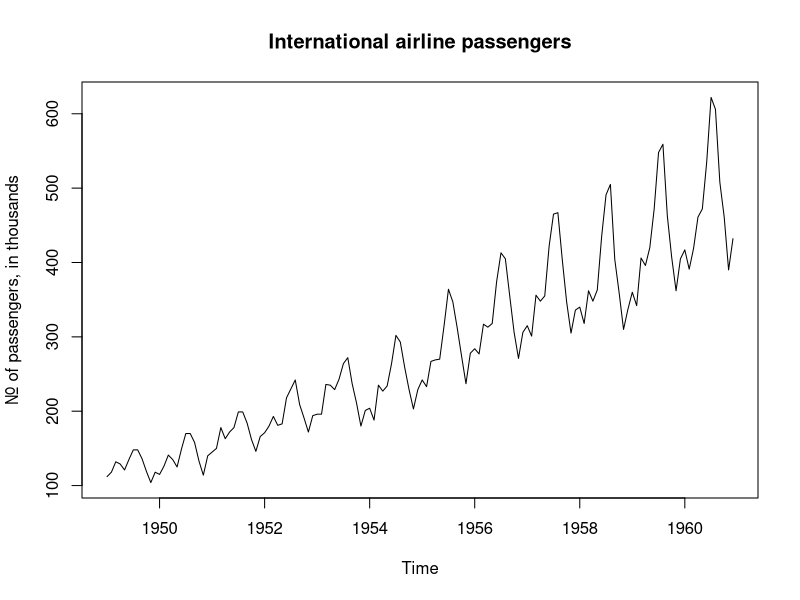
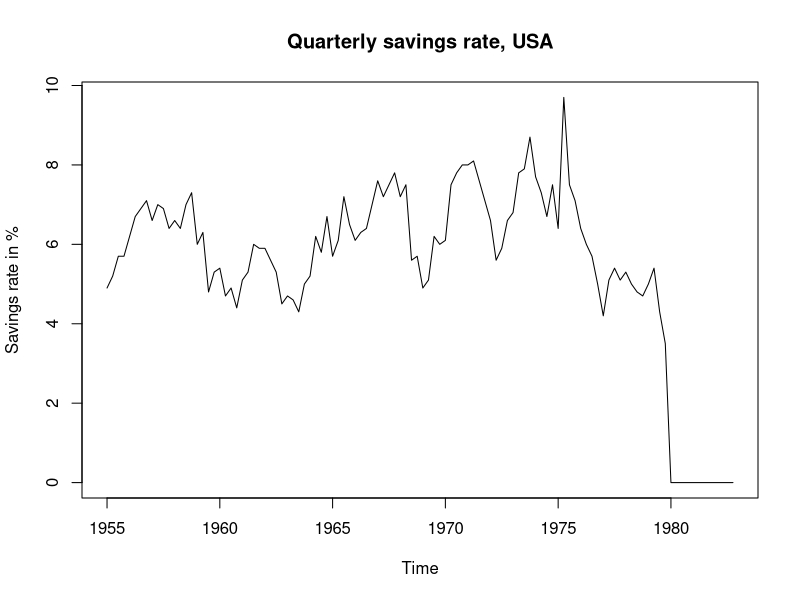
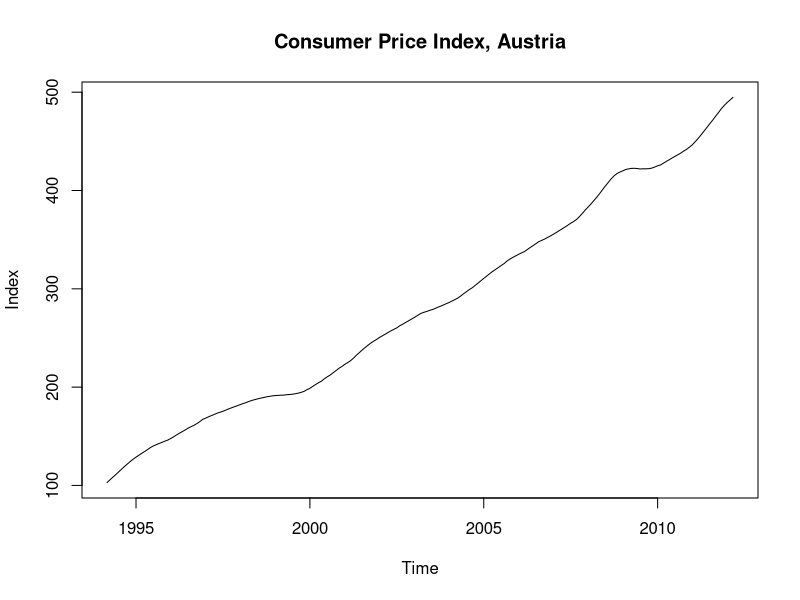
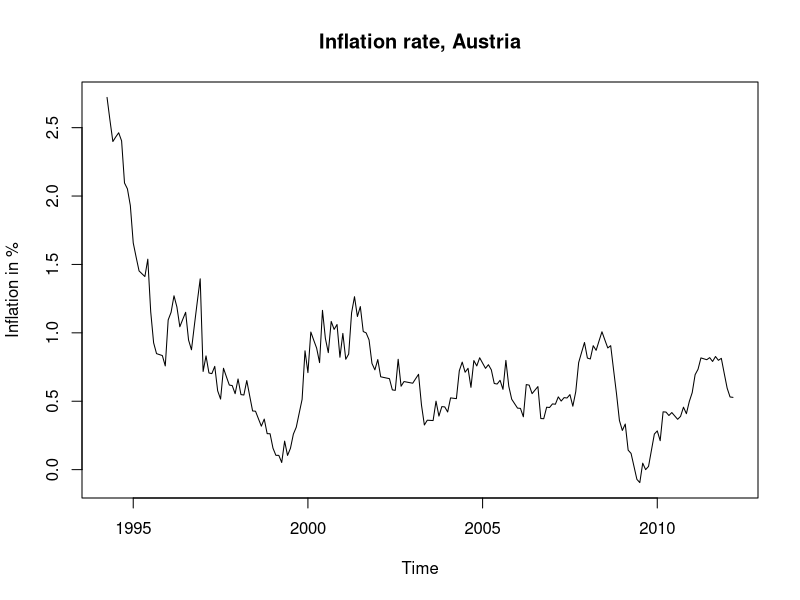
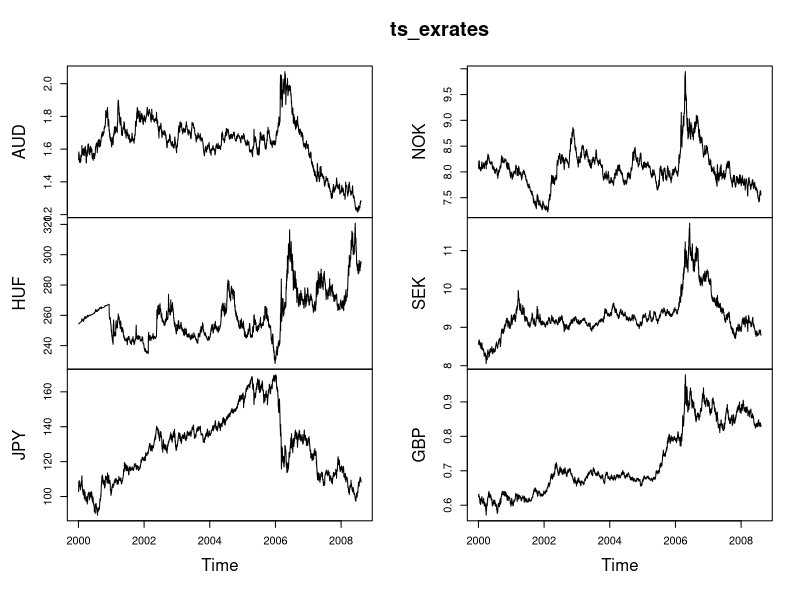
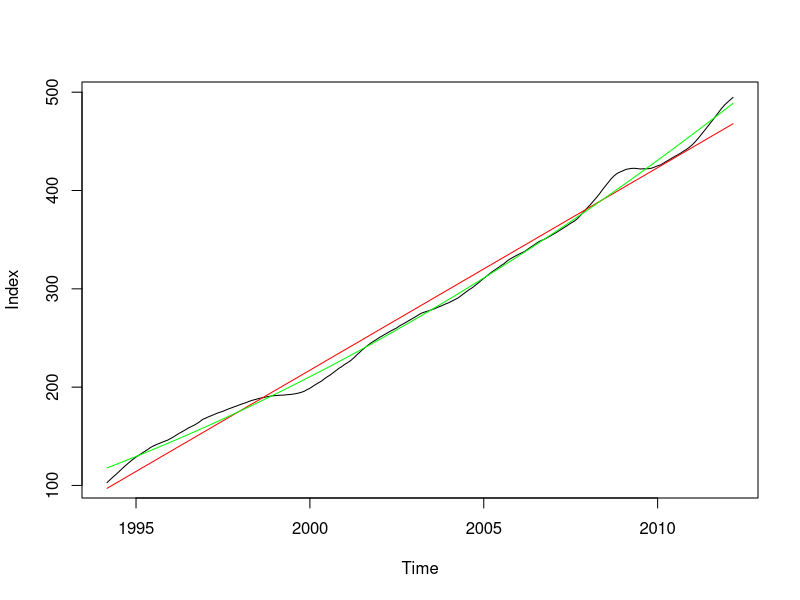

The R script that drew these images, in order:
# Approximately slides 1 - 33

library(forecast)
library(lmtest)


# Case Study Airline Passengers  ------------------------------------------
data_airline <- read.csv("data/airline.csv")
head(data_airline)
ts_airline<- ts(data_airline, frequency = 12, start = c(1949, 1))
plot(ts_airline, main = "International airline passengers",
     ylab = "Nr. of passengers, in thousands")



# Case Study Savings ------------------------------------------------------
data_savings <- read.csv("data/savings.csv")
head(data_savings)

ts_savings <- ts(data_savings, frequency = 4, start = c(1955, 1))
plot(ts_savings, main  = "Quarterly savings rate, USA",
     ylab = "Savings rate in %")


cpi <-read.csv("data/cpi.csv")
cpi_ts <-ts(cpi, start =c(1994, 3), end =c(2012, 3), frequency = 12)
plot(cpi_ts, ylab = "Index", main = "Consumer Price Index, Austria") 

inf <- diff(cpi_ts)/cpi_ts[1:(length(cpi_ts)-1)]*100
plot(inf, ylab = "Inflation in %", main = "Inflation rate, Austria")


# Case Study Exchange Rates -----------------------------------------------
data_exrates <- read.csv("data/exrates.csv")
head(data_exrates)

ts_exrates <- ts(data_exrates, frequency = 365, start = c(2000, 3))

plot(ts_exrates)




# Case Study Consumer Price Index -----------------------------------------
lin_mod <- tslm(cpi_ts ~ trend)
summary(lin_mod)

plot(cpi_ts, ylab = "Index")
lines(fitted(lin_mod), col = "red")

quad_mod <- tslm(cpi_ts ~ trend + I(trend^2))
summary(quad_mod)
lines(fitted(quad_mod), col = "green")

# Model comparison
cat(c(AIC(lin_mod), AIC(quad_mod)))
cat(c(BIC(lin_mod), BIC(quad_mod)))


